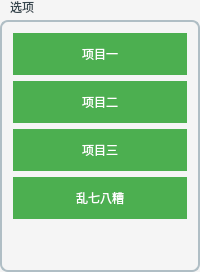
     <widget class="QGroupBox" name="groupBox">
      <property name="styleSheet">
       <string notr="true">/* QGroupBox 的整体样式 */
QGroupBox {
    background-color: #F5F5F5;
    border: 2px solid #B0BEC5;
    border-radius: 8px;
    margin-top: 20px; /* 控制标题距离上方的间距 */
    padding: 0px; /* 内部留出空间 */
}
/* 标题的样式，设置在左上角 */
QGroupBox::title {
    subcontrol-origin: margin;
    subcontrol-position: top left; /* 将标题对齐到左上角 */
    padding: 0 8px; /* 调整标题的内边距 */
    color: #37474F;
    font-size: 16px;
    font-weight: bold;
    background-color: transparent; /* 可选，设置为透明以便更好地融入背景 */
}

/* 鼠标悬停时的边框颜色 */
QGroupBox:hover {
    border: 2px solid #4CAF50;
}

/* QGroupBox 内部 QTableWidget 的样式 */
QGroupBox QTableWidget {
    border: 1px solid #B0BEC5;
    background-color: #FAFAFA;
    gridline-color: #CFD8DC;
    font-size: 14px;
    color: #37474F;
}

/* QTableWidget 的交替行颜色 */
QGroupBox QTableWidget::item {
    background-color: #FFFFFF;
}

QGroupBox QTableWidget::item:alternate {
    background-color: #F5F5F5;
}

/* 鼠标悬停效果 */
QGroupBox QTableWidget::item:hover {
    background-color: #E8F5E9;
}

/* 选中行的样式 */
QGroupBox QTableWidget::item:selected {
    background-color: #4CAF50;
    color: white;
}

/* 表头样式 */
QGroupBox QHeaderView::section {
    background-color: #ECEFF1;
    padding: 8px;
    font-weight: bold;
    color: #607D8B;
    border: none;
    border-bottom: 1px solid #B0BEC5;
}

/* 设置垂直滚动条的样式 */
QGroupBox QScrollBar:vertical {
    border: none;
    background: #E0E0E0;
    width: 8px;
    margin: 22px 0 22px 0;
}

QGroupBox QScrollBar::handle:vertical {
    background: #4CAF50;
    min-height: 20px;
    border-radius: 4px;
}

/* 隐藏滚动条的上下线 */
QGroupBox QScrollBar::add-line:vertical, QGroupBox QScrollBar::sub-line:vertical {
    height: 0px;
    width: 0px;
    subcontrol-origin: margin;
}

QGroupBox QScrollBar::add-page:vertical, QGroupBox QScrollBar::sub-page:vertical {
    background: none;
}
</string>
      </property>
      <property name="title">
       <string>选项</string>
      </property>
      <layout class="QVBoxLayout" name="verticalLayout">
       <item>
        <widget class="QPushButton" name="pushButton">
         <property name="styleSheet">
          <string notr="true">QPushButton {
    background-color: #4CAF50; /* 默认背景色 */
    border: 2px solid transparent; /* 默认边框透明 */
    color: white; /* 字体颜色 */
    padding: 10px 20px; /* 内边距 */
    transition: all 0.2s; /* 添加过渡效果，但不是所有 Qt 版本都支持 */
}

QPushButton:hover {
    background-color: #45a049; /* 悬停时背景色 */
    border: 2px solid #ffffff; /* 悬停时边框颜色 */
}
</string>
         </property>
         <property name="text">
          <string>项目一</string>
         </property>
        </widget>
       </item>
       <item>
        <widget class="QPushButton" name="pushButton_2">
         <property name="styleSheet">
          <string notr="true">QPushButton {
    background-color: #4CAF50; /* 默认背景色 */
    border: 2px solid transparent; /* 默认边框透明 */
    color: white; /* 字体颜色 */
    padding: 10px 20px; /* 内边距 */
    transition: all 0.2s; /* 添加过渡效果，但不是所有 Qt 版本都支持 */
}

QPushButton:hover {
    background-color: #45a049; /* 悬停时背景色 */
    border: 2px solid #ffffff; /* 悬停时边框颜色 */
}
</string>
         </property>
         <property name="text">
          <string>项目二</string>
         </property>
        </widget>
       </item>
       <item>
        <widget class="QPushButton" name="pushButton_3">
         <property name="styleSheet">
          <string notr="true">QPushButton {
    background-color: #4CAF50; /* 默认背景色 */
    border: 2px solid transparent; /* 默认边框透明 */
    color: white; /* 字体颜色 */
    padding: 10px 20px; /* 内边距 */
    transition: all 0.2s; /* 添加过渡效果，但不是所有 Qt 版本都支持 */
}

QPushButton:hover {
    background-color: #45a049; /* 悬停时背景色 */
    border: 2px solid #ffffff; /* 悬停时边框颜色 */
}
</string>
         </property>
         <property name="text">
          <string>项目三</string>
         </property>
        </widget>
       </item>
       <item>
        <widget class="QPushButton" name="pushButton_16">
         <property name="styleSheet">
          <string notr="true">QPushButton {
    background-color: #4CAF50; /* 默认背景色 */
    border: 2px solid transparent; /* 默认边框透明 */
    color: white; /* 字体颜色 */
    padding: 10px 20px; /* 内边距 */
    transition: all 0.2s; /* 添加过渡效果，但不是所有 Qt 版本都支持 */
}

QPushButton:hover {
    background-color: #45a049; /* 悬停时背景色 */
    border: 2px solid #ffffff; /* 悬停时边框颜色 */
}
</string>
         </property>
         <property name="text">
          <string>乱七八糟</string>
         </property>
        </widget>
       </item>
       <item>
        <spacer name="verticalSpacer">
         <property name="orientation">
          <enum>Qt::Vertical</enum>
         </property>
         <property name="sizeHint" stdset="0">
          <size>
           <width>20</width>
           <height>40</height>
          </size>
         </property>
        </spacer>
       </item>
      </layout>
     </widget>
